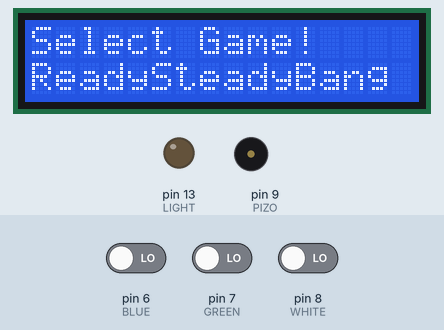
A sketch run on a simulated Arduino Uno, built with avr-gcc and run on an emulated ATmega328P. On the bench: 16×2 character LCD, output pins drawn as LEDs (lit = HIGH), buzzer (waves = sounding). The test bench sets the inputs (shaded band); at power-on: pin 8 (WHITE) LOW, pin 6 (BLUE) LOW, pin 7 (GREEN) LOW.

Above: at 1.2 s.
1.3 s: pin 8 (WHITE) driven HIGH
At 2.3 s:
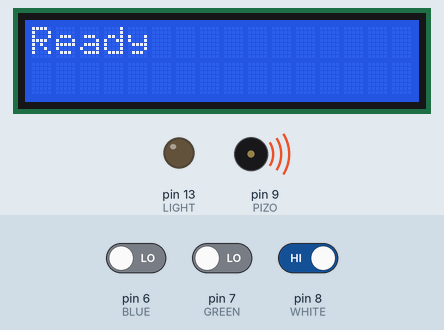
At 3.5 s:
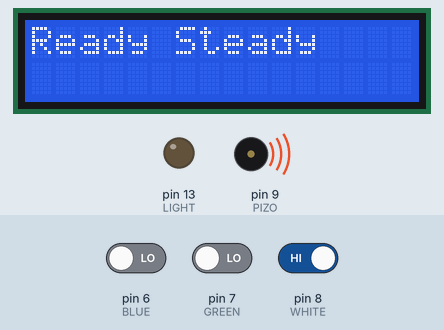
4.3 s: pin 6 (BLUE) driven HIGH and pin 8 (WHITE) driven LOW
7.3 s: pin 8 (WHITE) driven HIGH
At 13.0 s:
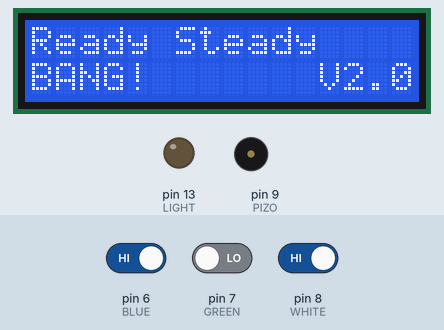
Timing chart, 0 to 16.3 s (numbered marks = the images above; inputs shaded):
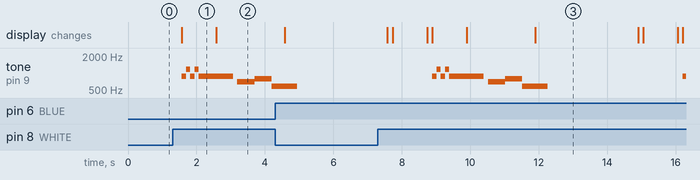

The sketch:

arduino_game.ino
```cpp
// Wirings ---------------------------------------------
#include <LiquidCrystal.h>
enum lcd {D7 = 2, D6, D5, D4, E = 11, RS = 12};
LiquidCrystal lcd(RS, E, D4, D5, D6, D7);

#include "pitches.h"
const int PIZO = 9;

const int BLUE = 6;
const int GREEN = 7;
const int WHITE = 8;

const int LIGHT = 13;

// Switches --------------------------------------------
bool blue = false;
bool green = false;
bool white = false;

int select = 0;

// Games List ------------------------------------------
String title[] = {"ReadySteadyBang", "TEST"};
int num = 2;

class Game {
public:
  virtual void intro() = 0;
};
Game* game;

// Global Functions ------------------------------------
void play(int* pitchArr, int* lenghtArr, int size) {
  for (int i = 0; i < size; i++) {
    tone(PIZO, pitchArr[i]);
    delay(lenghtArr[i]);
  }
  noTone(PIZO);
}

// Games -----------------------------------------------
class RSB : public Game {
    // Melodies ------------------------------------------------------------------------------------
    const int introM1[5] = {NOTE_A5, NOTE_D6, NOTE_A5, NOTE_D6, NOTE_A5};
    const int introM1L[5] = {125, 125, 125, 125, 500};

    const int introM2[5] = {NOTE_A5, 0, NOTE_F5, NOTE_G5, NOTE_D5};
    const int introM2L[5] = {500, 125, 500, 500, 375};

    const int introM3[2] = {NOTE_D5, 0};
    const int introM3L[2] = {375, 1625};

    const int winM[12] = {NOTE_A5, NOTE_B5, NOTE_C5, NOTE_B5, NOTE_C5, NOTE_D5, NOTE_C5, NOTE_D5,
                          NOTE_E5, NOTE_D5, NOTE_E5, NOTE_E5};
    const int winML[12] = {41, 41, 41, 41, 41, 41, 41, 41, 41, 41, 41, 41};

    // var -----------------------------------------------------------------------------------------
    int p1stat, p2stat;
    int p1win, p2win;
    unsigned long start, current, timer;
    unsigned long p1time, p2time;

public:
    void intro() override {
    lcd.clear();
    lcd.print("Ready");
    play(introM1, introM1L, 5); // 1sec
    //noTone(PIZO);

    lcd.print(" Steady");
    play(introM2, introM2L, 5); //2sec
    //noTone(PIZO);

    lcd.setCursor(0, 1);
    lcd.print("BANG!");
    lcd.setCursor(12, 1);
    lcd.print("V2.0");

    play(introM3, introM3L, 2); //4sec
    //noTone(PIZO);
    }

};


// -----------------------------------------------------
void setup() {
  pinMode(BLUE, INPUT);
  pinMode(GREEN, INPUT);
  pinMode(WHITE, INPUT);

  pinMode(LIGHT, OUTPUT);

  lcd.begin(16, 2);
}

// -----------------------------------------------------
void loop() {
  blue = false;
  green = false;
  white = false;
  lcd.clear();

  lcd.print("Select Game!");
  lcd.setCursor(0, 1);
  lcd.print(title[select]);

  do {
    if (digitalRead(GREEN)) {
      select++;
      green = true;
      if (select > num - 1)
        select = 0;
    }
    if (digitalRead(BLUE)) {
      select--;
      blue = true;
      if (select < 0)
        select = num - 1;
    }
    if (digitalRead(WHITE))
      white = true;

    delay(150);
  } while(!blue && !green && !white);

  if (white) {
    switch(select) {
    case 0:
      game = new RSB; break;
    case 1:
      //game = new TEST;
      lcd.clear();
      lcd.print("TEST intro");
      delay(1000);
      return;
    }

    game->intro();
    delay(1000);
    delete game;
  }
}
```

pitches.h
```cpp
//Public Constants

#define NOTE_B0  31

#define NOTE_C1  33
#define NOTE_CS1 35
#define NOTE_D1  37
#define NOTE_DS1 39
#define NOTE_E1  41
#define NOTE_F1  44
#define NOTE_FS1 46
#define NOTE_G1  49
#define NOTE_GS1 52
#define NOTE_A1  55
#define NOTE_AS1 58
#define NOTE_B1  62

#define NOTE_C2  65
#define NOTE_CS2 69
#define NOTE_D2  73
#define NOTE_DS2 78
#define NOTE_E2  82
#define NOTE_F2  87
#define NOTE_FS2 93
#define NOTE_G2  98
#define NOTE_GS2 104
#define NOTE_A2  110
#define NOTE_AS2 117
#define NOTE_B2  123

#define NOTE_C3  131
#define NOTE_CS3 139
#define NOTE_D3  147
#define NOTE_DS3 156
#define NOTE_E3  165
#define NOTE_F3  175
#define NOTE_FS3 185
#define NOTE_G3  196
#define NOTE_GS3 208
#define NOTE_A3  220
#define NOTE_AS3 233
#define NOTE_B3  247

#define NOTE_C4  262
#define NOTE_CS4 277
#define NOTE_D4  294
#define NOTE_DS4 311
#define NOTE_E4  330
#define NOTE_F4  349
#define NOTE_FS4 370
#define NOTE_G4  392
#define NOTE_GS4 415
#define NOTE_A4  440
#define NOTE_AS4 466
#define NOTE_B4  494

#define NOTE_C5  523
#define NOTE_CS5 554
#define NOTE_D5  587
#define NOTE_DS5 622
#define NOTE_E5  659
#define NOTE_F5  698
#define NOTE_FS5 740
#define NOTE_G5  784
#define NOTE_GS5 831
#define NOTE_A5  880
#define NOTE_AS5 932
#define NOTE_B5  988

#define NOTE_C6  1047
#define NOTE_CS6 1109
#define NOTE_D6  1175
#define NOTE_DS6 1245
#define NOTE_E6  1319
#define NOTE_F6  1397
#define NOTE_FS6 1480
#define NOTE_G6  1568
#define NOTE_GS6 1661
#define NOTE_A6  1760
#define NOTE_AS6 1865
#define NOTE_B6  1976

#define NOTE_C7  2093
#define NOTE_CS7 2217
#define NOTE_D7  2349
#define NOTE_DS7 2489
#define NOTE_E7  2637
#define NOTE_F7  2794
#define NOTE_FS7 2960
#define NOTE_G7  3136
#define NOTE_GS7 3322
#define NOTE_A7  3520
#define NOTE_AS7 3729
#define NOTE_B7  3951

#define NOTE_C8  4186
#define NOTE_CS8 4435
#define NOTE_D8  4699
#define NOTE_DS8 4978
```

Measured:
- after the input at 1.3 s, tone on pin 9 (PIZO): plays 880 Hz for 0.13 s, 1175 Hz for 0.13 s, 880 Hz for 0.13 s, 1175 Hz for 0.13 s, 880 Hz for 1.0 s, 698 Hz for 0.50 s … (8 notes in this stretch), starting after 0.27 s; the display: changes after 0.27 s (image 1)
- after the input at 7.3 s, tone on pin 9 (PIZO): plays 880 Hz for 0.13 s, 1175 Hz for 0.13 s, 880 Hz for 0.13 s, 1175 Hz for 0.13 s, 880 Hz for 1.0 s, 698 Hz for 0.50 s … (9 notes in this stretch), starting after 1.6 s; the display: first differs from a run without the input after 0.43 s (image 3 shows a later state)
- what the display in image 1 shows lasts 1.0 s, from 1.6 s to 2.6 s
